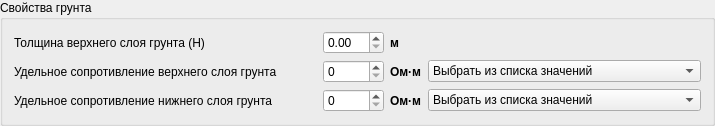
         <widget class="QGroupBox" name="groupBox_16">
          <property name="title">
           <string>Свойства грунта</string>
          </property>
          <layout class="QVBoxLayout" name="verticalLayout_14">
           <item>
            <layout class="QGridLayout" name="gridLayout_16" columnstretch="7,0,2,1,3">
             <item row="0" column="0">
              <widget class="QLabel" name="label_10">
               <property name="lineWidth">
                <number>1</number>
               </property>
               <property name="text">
                <string>Толщина верхнего слоя грунта (H)</string>
               </property>
              </widget>
             </item>
             <item row="1" column="3">
              <widget class="QLabel" name="label_14">
               <property name="font">
                <font>
                 <weight>75</weight>
                 <bold>true</bold>
                </font>
               </property>
               <property name="text">
                <string>Ом·м</string>
               </property>
              </widget>
             </item>
             <item row="0" column="2">
              <widget class="QDoubleSpinBox" name="doubleSpinBox_soil_high_level_depth"/>
             </item>
             <item row="0" column="3">
              <widget class="QLabel" name="label_13">
               <property name="font">
                <font>
                 <weight>75</weight>
                 <bold>true</bold>
                </font>
               </property>
               <property name="text">
                <string>м</string>
               </property>
              </widget>
             </item>
             <item row="1" column="0">
              <widget class="QLabel" name="label_11">
               <property name="text">
                <string>Удельное сопротивление верхнего слоя грунта</string>
               </property>
              </widget>
             </item>
             <item row="2" column="0">
              <widget class="QLabel" name="label_15">
               <property name="text">
                <string>Удельное сопротивление нижнего слоя грунта</string>
               </property>
              </widget>
             </item>
             <item row="2" column="2">
              <widget class="QSpinBox" name="spinBox_soil_resistivity_low">
               <property name="maximum">
                <number>10000</number>
               </property>
              </widget>
             </item>
             <item row="2" column="3">
              <widget class="QLabel" name="label_131">
               <property name="font">
                <font>
                 <weight>75</weight>
                 <bold>true</bold>
                </font>
               </property>
               <property name="text">
                <string>Ом·м</string>
               </property>
              </widget>
             </item>
             <item row="1" column="2">
              <widget class="QSpinBox" name="spinBox_soil_resistivity_high">
               <property name="maximum">
                <number>10000</number>
               </property>
              </widget>
             </item>
             <item row="1" column="1">
              <spacer name="horizontalSpacer_4">
               <property name="orientation">
                <enum>Qt::Horizontal</enum>
               </property>
               <property name="sizeHint" stdset="0">
                <size>
                 <width>40</width>
                 <height>20</height>
                </size>
               </property>
              </spacer>
             </item>
             <item row="1" column="4">
              <widget class="QComboBox" name="comboBox_soil_resistivity_high">
               <property name="sizePolicy">
                <sizepolicy hsizetype="Preferred" vsizetype="Fixed">
                 <horstretch>0</horstretch>
                 <verstretch>0</verstretch>
                </sizepolicy>
               </property>
               <item>
                <property name="text">
                 <string>Выбрать из списка значений</string>
                </property>
               </item>
               <item>
                <property name="text">
                 <string extracomment="Слой 7-10 м, далее скала, гравий">Глина - 70</string>
                </property>
               </item>
               <item>
                <property name="text">
                 <string>Глина каменистая - 100</string>
                </property>
               </item>
               <item>
                <property name="text">
                 <string>Земля садовая - 50</string>
                </property>
               </item>
               <item>
                <property name="text">
                 <string>Известняк - 2000</string>
                </property>
               </item>
               <item>
                <property name="text">
                 <string>Лёсс - 250</string>
                </property>
               </item>
               <item>
                <property name="text">
                 <string>Мергель - 2000</string>
                </property>
               </item>
               <item>
                <property name="text">
                 <string>Песок - 500</string>
                </property>
               </item>
               <item>
                <property name="text">
                 <string>Песок крупнозернистый с валунами - 1000</string>
                </property>
               </item>
               <item>
                <property name="text">
                 <string>Скала - 4000</string>
                </property>
               </item>
               <item>
                <property name="text">
                 <string>Суглинок - 100</string>
                </property>
               </item>
               <item>
                <property name="text">
                 <string>Супесь - 300</string>
                </property>
               </item>
               <item>
                <property name="text">
                 <string>Торф - 20</string>
                </property>
               </item>
               <item>
                <property name="text">
                 <string>Чернозём - 30</string>
                </property>
               </item>
               <item>
                <property name="text">
                 <string>Вода грунтовая - 50</string>
                </property>
               </item>
               <item>
                <property name="text">
                 <string>Вода морская - 3</string>
                </property>
               </item>
               <item>
                <property name="text">
                 <string>Вода прудовая - 50</string>
                </property>
               </item>
               <item>
                <property name="text">
                 <string>Вода речная - 100</string>
                </property>
               </item>
              </widget>
             </item>
             <item row="2" column="4">
              <widget class="QComboBox" name="comboBox_soil_resistivity_low">
               <property name="sizePolicy">
                <sizepolicy hsizetype="Preferred" vsizetype="Fixed">
                 <horstretch>0</horstretch>
                 <verstretch>0</verstretch>
                </sizepolicy>
               </property>
               <item>
                <property name="text">
                 <string>Выбрать из списка значений</string>
                </property>
               </item>
               <item>
                <property name="text">
                 <string extracomment="Слой 7-10 м, далее скала, гравий">Глина - 70</string>
                </property>
               </item>
               <item>
                <property name="text">
                 <string>Глина каменистая - 100</string>
                </property>
               </item>
               <item>
                <property name="text">
                 <string>Земля садовая - 50</string>
                </property>
               </item>
               <item>
                <property name="text">
                 <string>Известняк - 2000</string>
                </property>
               </item>
               <item>
                <property name="text">
                 <string>Лёсс - 250</string>
                </property>
               </item>
               <item>
                <property name="text">
                 <string>Мергель - 2000</string>
                </property>
               </item>
               <item>
                <property name="text">
                 <string>Песок - 500</string>
                </property>
               </item>
               <item>
                <property name="text">
                 <string>Песок крупнозернистый с валунами - 1000</string>
                </property>
               </item>
               <item>
                <property name="text">
                 <string>Скала - 4000</string>
                </property>
               </item>
               <item>
                <property name="text">
                 <string>Суглинок - 100</string>
                </property>
               </item>
               <item>
                <property name="text">
                 <string>Супесь - 300</string>
                </property>
               </item>
               <item>
                <property name="text">
                 <string>Торф - 20</string>
                </property>
               </item>
               <item>
                <property name="text">
                 <string>Чернозём - 30</string>
                </property>
               </item>
               <item>
                <property name="text">
                 <string>Вода грунтовая - 50</string>
                </property>
               </item>
               <item>
                <property name="text">
                 <string>Вода морская - 3</string>
                </property>
               </item>
               <item>
                <property name="text">
                 <string>Вода прудовая - 50</string>
                </property>
               </item>
               <item>
                <property name="text">
                 <string>Вода речная - 100</string>
                </property>
               </item>
              </widget>
             </item>
            </layout>
           </item>
          </layout>
         </widget>
